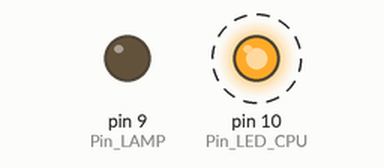
Simulated run of this sketch. Board: Arduino Uno, built with avr-gcc and run on an emulated ATmega328P. Parts: output pins drawn as LEDs (lit = HIGH). Dashed ring = blinking. What the sketch prints to the serial monitor is not drawn.

Above: at 0.2 s.
Timing chart, 0 to 3.0 s (numbered marks = the images above):
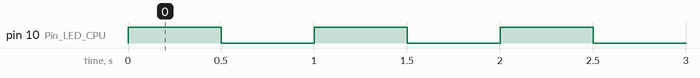

Measured:
- by itself, pin 10 (Pin_LED_CPU): alternates HIGH for 0.50 s and LOW for 0.50 s

The sketch:

WithDelay.ino
```cpp
/************************************************** Description *******************************************************/
/*
    File : WithDelay.ino
    Programmer : Mohammad Lotfi
    Used : Sample used observer
    Design Pattern : Observer
    Types of memory : Heap & Stack
    Total Tread : Nothing
    Site : https://www.mahsen.ir
    Tel : +989124662703
    Email : info@mahsen.ir
    Last Update : 2023/6/9
*/
/************************************************** Warnings **********************************************************/
/*
    Turning off a pin after delay
*/
/************************************************** Wizards ***********************************************************/
/*
    Nothing
*/
/************************************************** Includes **********************************************************/
/*
    Nothing
*/
/************************************************** Defineds **********************************************************/
#define TIME_OUT 600 //Secound
/************************************************** Names *************************************************************/
/*
    Nothing
*/
/************************************************** Variables *********************************************************/
const int Pin_LAMP =             9;
const int Pin_LED_CPU =          10;
/*--------------------------------------------------------------------------------------------------------------------*/
bool Value_LAMP =               false;
/************************************************** Opjects ***********************************************************/
/*
    Nothing
*/
/************************************************** Functions *********************************************************/
void Set_Value_LED_CPU(bool Value)
{
  digitalWrite(Pin_LED_CPU, Value?LOW:HIGH);
}
/*--------------------------------------------------------------------------------------------------------------------*/
void Set_Value_LAMP(bool Value)
{
  Value_LAMP = Value;
  digitalWrite(Pin_LAMP, Value_LAMP?LOW:HIGH);
}
/*--------------------------------------------------------------------------------------------------------------------*/
void setup()
{

  ///
  //{
  pinMode(Pin_LED_CPU, OUTPUT);
  pinMode(Pin_LAMP, OUTPUT);
  //}

  Set_Value_LED_CPU(false);
  Set_Value_LAMP(true);

  Serial.begin(115200);
  Serial.println();

  Serial.println("Start");


}
/************************************************** Tasks *************************************************************/
void loop()
{
  static int Time = 0;

  if(Time == TIME_OUT) {
    Set_Value_LAMP(false);
    Serial.println("TimeOut.");
    Time++;
  }
  else if(Time > TIME_OUT) {

  }
  else {
    Time++;
    Serial.print("Time is ");
    Serial.println(Time);
  }

  delay(500);
  Set_Value_LED_CPU(true);
  delay(500);
  Set_Value_LED_CPU(false);
}
/************************************************** Vectors ***********************************************************/
/*
    Nothing
*/
/**********************************************************************************************************************/
```
